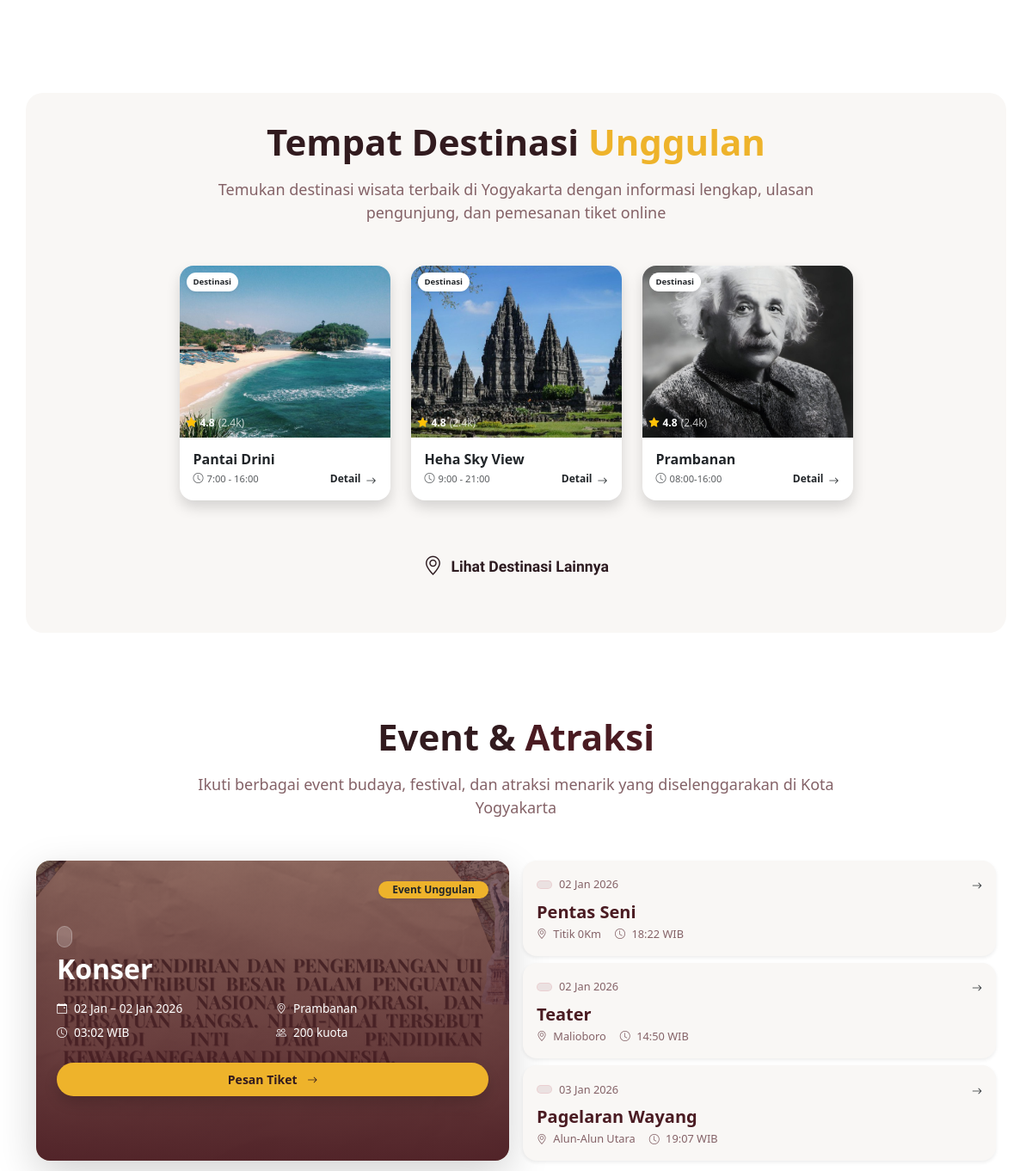
Before: /public/user/php/landingpageclean.php (middle part) with the older database file.
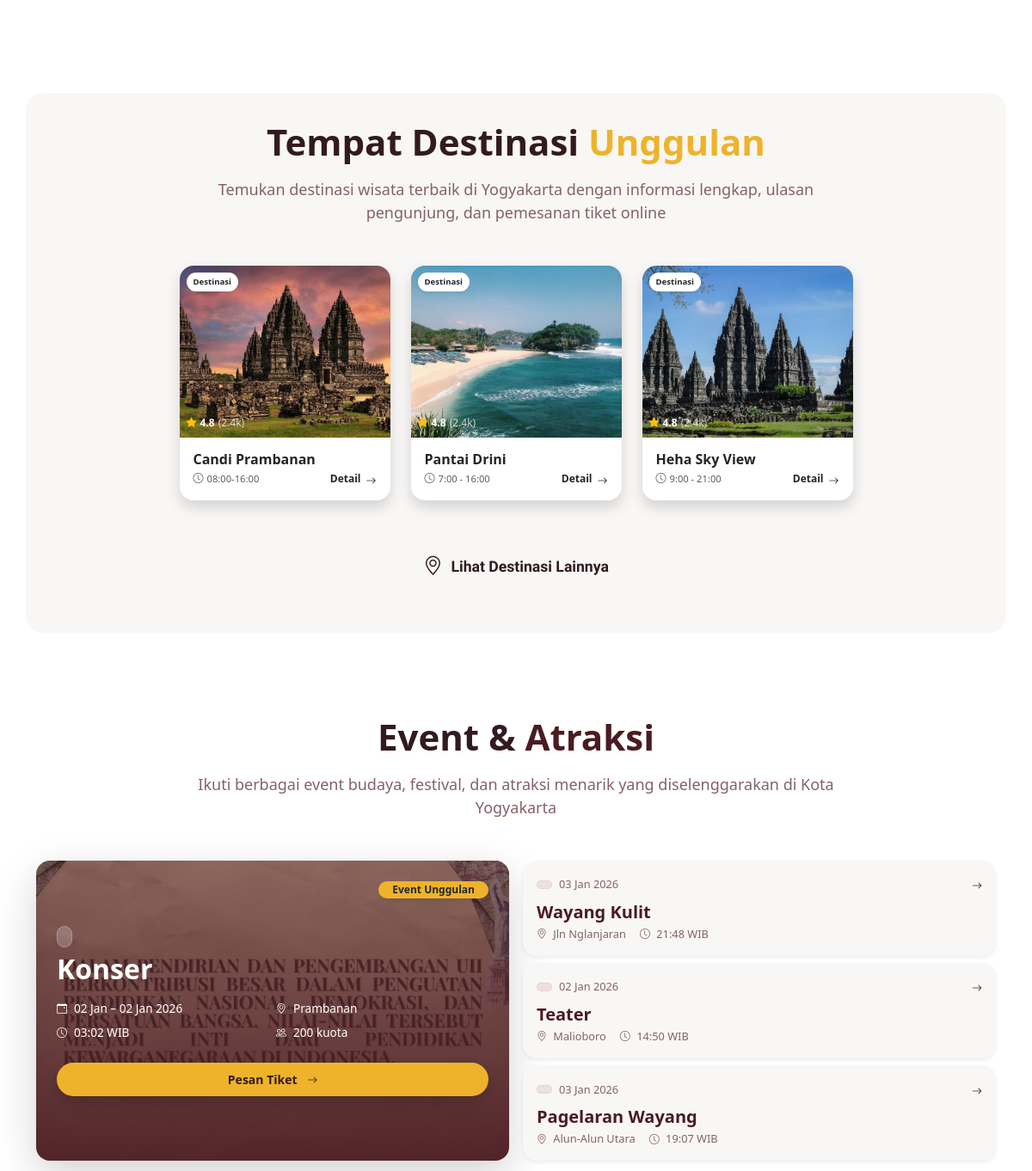
After: the same page with the newer database file.
### tables this page shows
CREATE TABLE `destinasi` (
  `id_destinasi` bigint UNSIGNED NOT NULL,
  `id_kategori` bigint UNSIGNED DEFAULT NULL,
  `nama` varchar(160) NOT NULL,
  `slug` varchar(180) NOT NULL,
  `deskripsi` text,
  `alamat` varchar(255) DEFAULT NULL,
  `kota` varchar(80) DEFAULT NULL,
  `latitude` decimal(10,7) DEFAULT NULL,
  `longitude` decimal(10,7) DEFAULT NULL,
  `jam_operasional` varchar(120) DEFAULT NULL,
  `harga_tiket` int UNSIGNED DEFAULT '0',
  `nomor_kontak` varchar(30) DEFAULT NULL,
  `gambar_sampul_url` varchar(255) DEFAULT NULL,
  `status` enum('draft','publish','arsip') NOT NULL DEFAULT 'draft',
  `dibuat_oleh` bigint UNSIGNED DEFAULT NULL,
  `dibuat_pada` datetime NOT NULL DEFAULT CURRENT_TIMESTAMP,
  `diubah_pada` datetime DEFAULT NULL ON UPDATE CURRENT_TIMESTAMP
);

CREATE TABLE `event` (
  `id_event` bigint UNSIGNED NOT NULL,
  `id_destinasi` bigint UNSIGNED DEFAULT NULL,
  `id_kategori` bigint UNSIGNED DEFAULT NULL,
  `judul` varchar(180) NOT NULL,
  `slug` varchar(200) NOT NULL,
  `deskripsi` text,
  `lokasi` varchar(255) DEFAULT NULL,
  `latitude` decimal(10,7) DEFAULT NULL,
  `longitude` decimal(10,7) DEFAULT NULL,
  `mulai_pada` datetime NOT NULL,
  `selesai_pada` datetime NOT NULL,
  `kuota` int UNSIGNED DEFAULT '0',
  `harga` int UNSIGNED DEFAULT '0',
  `gambar_sampul_url` varchar(255) DEFAULT NULL,
  `status` enum('draft','publish','dibatalkan','arsip') NOT NULL DEFAULT 'draft',
  `dibuat_oleh` bigint UNSIGNED DEFAULT NULL,
  `dibuat_pada` datetime NOT NULL DEFAULT CURRENT_TIMESTAMP,
  `diubah_pada` datetime DEFAULT NULL ON UPDATE CURRENT_TIMESTAMP
);

### public/user/php/landingpageclean.php (the view, shortened to what this page needs)
<?php
require_once __DIR__ . '/../../../config/koneksi.php';
$destinasi = [];
$res = $koneksi->query("
  SELECT * FROM destinasi
  WHERE status = 'publish'
  ORDER BY dibuat_pada DESC
  LIMIT 3
");
if ($res) {
    while ($row = $res->fetch_assoc()) {
      $destinasi[] = $row;
    }
}
$event = [];
$res = $koneksi->query("
  SELECT * FROM event
  WHERE status = 'publish'
  ORDER BY kuota DESC
  LIMIT 4
");
if ($res) {
    while ($row = $res->fetch_assoc()) {
      $event[] = $row;
    }
}
?>
<!DOCTYPE html>
<html lang="en">
<head>
    <link
      rel="stylesheet"
      href="https://cdn.jsdelivr.net/npm/bootstrap@5.3.8/dist/css/bootstrap.min.css"
    />
    <link rel="stylesheet" href="https://cdn.jsdelivr.net/npm/bootstrap-icons@1.13.1/font/bootstrap-icons.min.css">
    <link href="https://cdnjs.cloudflare.com/ajax/libs/aos/2.3.4/aos.css" rel="stylesheet">
    <link rel="stylesheet" href="../css/style2.css">
</head>
<body>
<section class="container my-5">
  <div class="row align-items-start">
    <div class="col-md-8 ps-md-4" data-aos="fade-left" style="font-size: clamp(1rem, 1.3vw, 1.3rem);">
    </div>
  </div>
</section>
<section class="py-5">
  <div class="container" style="background-color:#F9F7F5; border-radius: 20px; padding: 2rem;" data-aos="fade-up">
    <h2 class="fw-bold mb-3 text-center" style="color: #321B1F; font-size: clamp(2rem, 3.5vw, 3.5rem);">Tempat Destinasi <span style="color: #EEB32B;">Unggulan</span></h2>
    <p class="text-center mb-5" style="color:#846267; font-size: clamp(1.1rem, 1.5vw, 1.5rem);">
      Temukan destinasi wisata terbaik di Yogyakarta dengan informasi lengkap, ulasan <br>
      pengunjung, dan pemesanan tiket online
    </p>
    <div class="row g-4 justify-content-center mx-auto">
<?php foreach ($destinasi as $d): ?>
<div class="col-6 col-sm-6 col-md-4 col-lg-3"
     data-aos="zoom-in"
     data-aos-delay="200">
  <div class="card border-0 shadow rounded-4 overflow-hidden h-100">
    <div class="position-relative card-image-wrapper">
      <img src="<?= $d['gambar_sampul_url'] ?>"
           class="card-img-top object-fit-cover"
           alt="<?= $d['nama'] ?>"
           style="height: 200px;">
      <span class="position-absolute top-0 start-0 m-2 py-1 px-2
                   bg-white text-dark rounded-pill fw-bold shadow-sm"
            style="font-size: 0.6rem;">
        Destinasi
      </span>
      <div class="position-absolute bottom-0 start-0 m-2 text-white z-2
                  d-flex align-items-center"
           style="font-size: 0.75rem;">
        <i class="bi bi-star-fill text-warning me-1"></i>
        <span class="fw-bold me-1">4.8</span>
        <span class="opacity-75">(2.4k)</span>
      </div>
    </div>
    <div class="card-body p-3 d-flex flex-column">
      <h5 class="card-title fw-bold mb-1 font-serif fs-6">
        <?= $d['nama'] ?>
      </h5>
      <div class="d-flex align-items-center justify-content-between mt-auto">
        <div class="d-flex align-items-center text-muted"
             style="font-size: 0.7rem;">
          <i class="bi bi-clock me-1"></i>
            <span>
              <?= $d['jam_operasional'] ?? '-' ?>
            </span>
        </div>
        <a href="#"
           class="text-decoration-none fw-bold text-dark
                  icon-link icon-link-hover"
           style="font-size: 0.75rem;">
          Detail <i class="bi bi-arrow-right"></i>
        </a>
      </div>
    </div>
  </div>
</div>
<?php endforeach; ?>
        <div class="detail-destinasi">
            <a href="destinasiLainnya.php" class="link-gold-animated">
                <i class="bi bi-geo-alt"></i> Lihat Destinasi Lainnya
            </a>
        </div>
    </div>
  </div>
</section>
 <section class="py-5">
    <h2 class="fw-bold mb-3 text-center" style="color: #321B1F; font-size: clamp(2rem, 3.5vw, 3.5rem);">Event & <span style="color: #4A1B22;">Atraksi</span></h2>
    <p class="text-center mb-5" style="color:#846267; font-size: clamp(1.1rem, 1.5vw, 1.5rem); ">
      Ikuti berbagai event budaya, festival, dan atraksi menarik yang diselenggarakan di Kota
      <br>Yogyakarta
    </p>
  <div class="container" data-aos="fade-up">
  <div class="row g-3">
    <div class="col-lg-6">
      <?php if(isset($event[0])): $mainEvent = $event[0]; ?>
      <div class="card h-100 border-0 rounded-4 p-3 p-lg-4 text-white position-relative overflow-hidden shadow-lg">
        <img src="<?= $mainEvent['gambar_sampul_url'] ?>"
             class="position-absolute top-0 start-0 w-100 h-100 object-fit-cover"
             alt="<?= $mainEvent['judul'] ?>">
        <div class="position-absolute top-0 start-0 w-100 h-100"
             style="background: linear-gradient(0deg, rgba(74, 27, 34, 0.95) 0%, rgba(74, 27, 34, 0.6) 100%); z-index: 1;">
        </div>
        <div class="position-relative h-100 d-flex flex-column justify-content-center" style="z-index: 2;">
          <span class="position-absolute top-0 end-0 badge text-dark fw-bold px-3 py-1 rounded-pill shadow-sm"
                style="background-color: #EEB32B; font-size: 0.75rem;">
            Event Unggulan
          </span>
          <div class="mb-2">
            <span class="px-2 py-1 rounded-pill text-white border border-light border-opacity-25"
                  style="font-size: 0.7rem; background: rgba(255,255,255,0.2); backdrop-filter: blur(4px);">
            </span>
          </div>
          <h3 class="fs-2 fw-bold font-serif mb-3"><?= $mainEvent['judul'] ?></h3>
          <div class="row g-2 mb-4 text-white-50" style="font-size: 0.85rem;">
            <div class="col-6 d-flex align-items-center">
              <i class="bi bi-calendar-event me-2 text-white"></i>
              <span class="text-white">
                <?= date('d M', strtotime($mainEvent['mulai_pada'])) ?> – <?= date('d M Y', strtotime($mainEvent['selesai_pada'])) ?>
              </span>
            </div>
            <div class="col-6 d-flex align-items-center">
              <i class="bi bi-geo-alt me-2 text-white"></i> <span class="text-white"><?= $mainEvent['lokasi'] ?></span>
            </div>
            <div class="col-6 d-flex align-items-center">
              <i class="bi bi-clock me-2 text-white"></i>
              <span class="text-white"><?= date('H:i', strtotime($mainEvent['mulai_pada'])) ?> WIB</span>
            </div>
            <div class="col-6 d-flex align-items-center">
              <i class="bi bi-people me-2 text-white"></i>
              <span class="text-white"><?= $mainEvent['kuota'] ?? 'Unlimited' ?> kuota</span>
            </div>
          </div>
          <div>
            <a href="#" class="btn btn-sm fw-bold rounded-pill px-4 py-2 w-100 w-md-auto shadow"
               style="background-color: #EEB32B; color: #321B1F;">
              Pesan Tiket <i class="bi bi-arrow-right ms-2"></i>
            </a>
          </div>
        </div>
      </div>
      <?php endif; ?>
    </div>
    <div class="col-lg-6">
      <div class="d-flex flex-column gap-2 h-100">
        <?php
        $listEvents = array_slice($event, 1, 3);
        foreach($listEvents as $e):
        ?>
        <div class="card border-0 rounded-4 p-3 shadow-sm card-event-hover" style="background-color: #F9F7F5;">
          <div class="d-flex justify-content-between align-items-center mb-2">
            <div class="d-flex align-items-center">
              <span class="badge border border-danger border-opacity-10 rounded-pill px-2 fw-normal" style="font-size: 0.7rem; background-color: #EBE1E1; color: #6F202D;">
              </span>
              <span class="ms-2 small" style="color: #846267; font-size: 0.8rem;">
                <?= date('d M Y', strtotime($e['mulai_pada'])) ?>
              </span>
            </div>
            <a href="#" class="text-dark"><i class="bi bi-arrow-right"></i></a>
          </div>
          <h6 class="fw-bold font-serif mb-1 fs-5" style="color: #4A1B22;"><?= $e['judul'] ?></h6>
          <div class="text-muted d-flex gap-3" style="font-size: 0.8rem;">
            <span style="color: #846267;"><i class="bi bi-geo-alt me-1"></i> <?= $e['lokasi'] ?></span>
            <span style="color: #846267;"><i class="bi bi-clock me-1"></i> <?= date('H:i', strtotime($e['mulai_pada'])) ?> WIB</span>
          </div>
        </div>
        <?php endforeach; ?>
      </div>
    </div>
  </div>
</div>
 </section>
</body>
</html>

### public/user/css/style2.css (style rules this page uses)
html { background-color: #332920; }
.bi { font-size: 12px; font-style: normal; }
.card { transition: transform .3s ease, opacity .3s ease; }
.detail-destinasi { text-align: center; margin-top: 4rem; margin-bottom: 2rem; }
.detail-destinasi a { text-decoration: none; }
:root { --primary-nav: #2D1B20; --secondary-nav: #C69C6D; }
.link-gold-animated { font-family: 'Plus Jakarta Sans', sans-serif; font-weight: 700; color: #2D1B20; text-decoration: none; position: relative; display: inline-flex; align-items: center; gap: 10px; transition: color 0.3s ease; font-size: 1.1rem; }
.link-gold-animated i { font-size: 1.4rem; line-height: 1; margin-top: -2px; }
.link-gold-animated::after { content: ''; position: absolute; width: 0; height: 2px; bottom: -4px; left: 50%; background-color: #C69C6D; transition: all 0.3s ease; transform: translateX(-50%); }

Changed rows visible on the page:
removed destinasi: gambar_sampul_url (picture), nama "Prambanan", jam_operasional "08:00-16:00"
removed event: mulai_pada "02 Jan 2026", judul "Pentas Seni", lokasi "Titik 0Km", mulai_pada "18:22"
added destinasi: gambar_sampul_url (picture), nama "Candi Prambanan", jam_operasional "08:00-16:00"
added event: mulai_pada "03 Jan 2026", judul "Wayang Kulit", lokasi "Jln Nglanjaran", mulai_pada "21:48"
